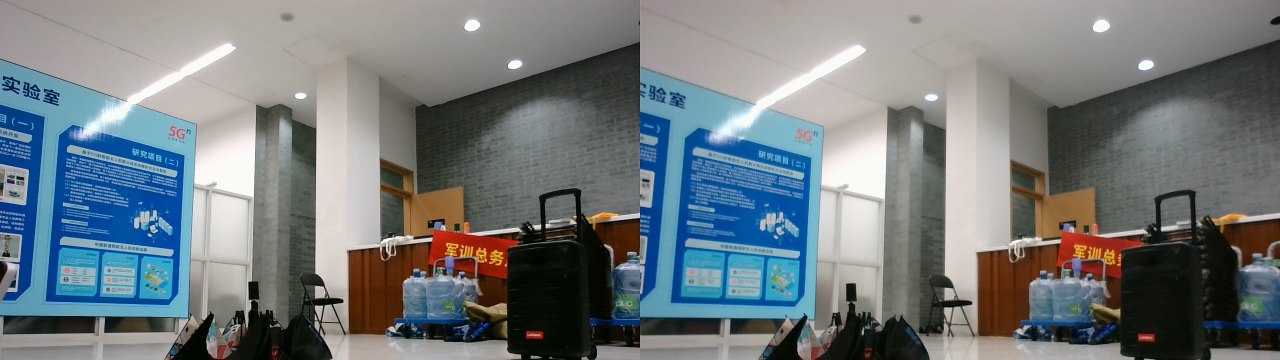
#> input picture Refer/data/img_4.jpg, 2560 x 720 px, found by its file name (shown at 1/2 size)
$ python SGBM.py   (older library calls are emulated)
#> lines starting #> are read from the running program, lines starting #| are printed output that depends on the picture; after the words box and inside, x2 and y2 are one past the last pixel; in counts of white or black regions, pixels touching at a corner belong together
### Refer/stereoconfig_040_2.py
import numpy as np


####################仅仅是一个示例###################################


# 双目相机参数
class stereoCamera(object):
    def __init__(self):
        # 左相机内参
        self.cam_matrix_left = np.array([[986.4572391,1.673607456,651.0717611],[0,1001.238398,535.8195077],[0.,0.,1.]])
        # 右相机内参
        self.cam_matrix_right = np.array([[998.5848065,7.37746018,667.3698587],[0,1006.305891,528.9731771],[0.,0.,1.]])

        # 左右相机畸变系数:[k1, k2, p1, p2, k3]
        self.distortion_l = np.array([[-0.154511565,0.325173292, 0.006934081,0.017466934, -0.340007548]])
        self.distortion_r = np.array([[-0.192887524,0.706728768, 0.004233541,0.021340116,-1.175486913]])

        # 旋转矩阵
        self.R = np.array([[0.999925137,-0.003616734,-0.01168927],
                           [0.003742452,0.999935202,0.010751105],
                           [0.011649629,-0.010794046,0.999873879]])

        # 平移矩阵
        self.T = np.array([-117.3364039,0.277054571,-3.7672413])

        # 焦距
        # self.focal_length = 859.367  # 默认值，一般取立体校正后的重投影矩阵Q中的 Q[2,3]

        # 基线距离
        self.baseline = 119.9578  # 单位：mm， 为平移向量的第一个参数（取绝对值）

### Refer/SGBM.py
# -*- coding: utf-8 -*-
import cv2
import numpy as np
import stereoconfig_040_2
# import pcl

# 预处理
def preprocess(img1, img2):
    # 彩色图->灰度图
    if (img1.ndim == 3):  # 判断为三维数组
        img1 = cv2.cvtColor(img1, cv2.COLOR_BGR2GRAY)  # 通过OpenCV加载的图像通道顺序是BGR
    if (img2.ndim == 3):
        img2 = cv2.cvtColor(img2, cv2.COLOR_BGR2GRAY)

    # 直方图均衡
    img1 = cv2.equalizeHist(img1)
    img2 = cv2.equalizeHist(img2)

    return img1, img2


# 消除畸变
def undistortion(image, camera_matrix, dist_coeff):
    undistortion_image = cv2.undistort(image, camera_matrix, dist_coeff)

    return undistortion_image


# 获取畸变校正和立体校正的映射变换矩阵、重投影矩阵
# @param：config是一个类，存储着双目标定的参数:config = stereoconfig.stereoCamera()
def getRectifyTransform(height, width, config):
    # 读取内参和外参
    left_K = config.cam_matrix_left
    right_K = config.cam_matrix_right
    left_distortion = config.distortion_l
    right_distortion = config.distortion_r
    R = config.R
    T = config.T

    # 计算校正变换
    R1, R2, P1, P2, Q, roi1, roi2 = cv2.stereoRectify(left_K, left_distortion, right_K, right_distortion,
                                                      (width, height), R, T, alpha=0)

    map1x, map1y = cv2.initUndistortRectifyMap(left_K, left_distortion, R1, P1, (width, height), cv2.CV_32FC1)
    map2x, map2y = cv2.initUndistortRectifyMap(right_K, right_distortion, R2, P2, (width, height), cv2.CV_32FC1)

    return map1x, map1y, map2x, map2y, Q


# 畸变校正和立体校正
def rectifyImage(image1, image2, map1x, map1y, map2x, map2y):
    rectifyed_img1 = cv2.remap(image1, map1x, map1y, cv2.INTER_AREA)
    rectifyed_img2 = cv2.remap(image2, map2x, map2y, cv2.INTER_AREA)

    return rectifyed_img1, rectifyed_img2


# 立体校正检验----画线
def draw_line(image1, image2):
    # 建立输出图像
    height = max(image1.shape[0], image2.shape[0])
    width = image1.shape[1] + image2.shape[1]

    output = np.zeros((height, width, 3), dtype=np.uint8)
    output[0:image1.shape[0], 0:image1.shape[1]] = image1
    output[0:image2.shape[0], image1.shape[1]:] = image2

    # 绘制等间距平行线
    line_interval = 50  # 直线间隔：50
    for k in range(height // line_interval):
        cv2.line(output, (0, line_interval * (k + 1)), (2 * width, line_interval * (k + 1)), (0, 255, 0), thickness=2,
                 lineType=cv2.LINE_AA)

    return output


# 视差计算
def stereoMatchSGBM(left_image, right_image, down_scale=False):
    # SGBM匹配参数设置
    if left_image.ndim == 2:
        img_channels = 1
    else:
        img_channels = 3
    blockSize = 3
    paraml = {'minDisparity': 0,
              'numDisparities': 128,
              'blockSize': blockSize,
              'P1': 8 * img_channels * blockSize ** 2,
              'P2': 32 * img_channels * blockSize ** 2,
              'disp12MaxDiff': 1,
              'preFilterCap': 63,
              'uniquenessRatio': 15,
              'speckleWindowSize': 100,
              'speckleRange': 1,
              'mode': cv2.STEREO_SGBM_MODE_SGBM_3WAY
              }

    # 构建SGBM对象
    left_matcher = cv2.StereoSGBM_create(**paraml)
    paramr = paraml
    paramr['minDisparity'] = -paraml['numDisparities']
    right_matcher = cv2.StereoSGBM_create(**paramr)

    # 计算视差图
    size = (left_image.shape[1], left_image.shape[0])
    if down_scale == False:
        disparity_left = left_matcher.compute(left_image, right_image)
        disparity_right = right_matcher.compute(right_image, left_image)

    else:
        left_image_down = cv2.pyrDown(left_image)
        right_image_down = cv2.pyrDown(right_image)
        factor = left_image.shape[1] / left_image_down.shape[1]

        disparity_left_half = left_matcher.compute(left_image_down, right_image_down)
        disparity_right_half = right_matcher.compute(right_image_down, left_image_down)
        disparity_left = cv2.resize(disparity_left_half, size, interpolation=cv2.INTER_AREA)
        disparity_right = cv2.resize(disparity_right_half, size, interpolation=cv2.INTER_AREA)
        disparity_left = factor * disparity_left
        disparity_right = factor * disparity_right

    # 真实视差（因为SGBM算法得到的视差是×16的）
    trueDisp_left = disparity_left.astype(np.float32) / 16.
    trueDisp_right = disparity_right.astype(np.float32) / 16.

    return trueDisp_left, trueDisp_right


# 将h×w×3数组转换为N×3的数组
def hw3ToN3(points):
    height, width = points.shape[0:2]

    points_1 = points[:, :, 0].reshape(height * width, 1)
    points_2 = points[:, :, 1].reshape(height * width, 1)
    points_3 = points[:, :, 2].reshape(height * width, 1)

    points_ = np.hstack((points_1, points_2, points_3))

    return points_


# 深度、颜色转换为点云
def DepthColor2Cloud(points_3d, colors):
    rows, cols = points_3d.shape[0:2]
    size = rows * cols

    points_ = hw3ToN3(points_3d)
    colors_ = hw3ToN3(colors).astype(np.int64)

    # 颜色信息
    blue = colors_[:, 0].reshape(size, 1)
    green = colors_[:, 1].reshape(size, 1)
    red = colors_[:, 2].reshape(size, 1)

    rgb = np.left_shift(blue, 0) + np.left_shift(green, 8) + np.left_shift(red, 16)

    # 将坐标+颜色叠加为点云数组
    pointcloud = np.hstack((points_, rgb)).astype(np.float32)

    # 删掉一些不合适的点
    X = pointcloud[:, 0]
    Y = -pointcloud[:, 1]
    Z = -pointcloud[:, 2]

    remove_idx1 = np.where(Z <= 0)
    remove_idx2 = np.where(Z > 15000)
    remove_idx3 = np.where(X > 10000)
    remove_idx4 = np.where(X < -10000)
    remove_idx5 = np.where(Y > 10000)
    remove_idx6 = np.where(Y < -10000)
    remove_idx = np.hstack(
        (remove_idx1[0], remove_idx2[0], remove_idx3[0], remove_idx4[0], remove_idx5[0], remove_idx6[0]))

    pointcloud_1 = np.delete(pointcloud, remove_idx, 0)

    return pointcloud_1


# [13 lines of commented-out code are left out]


if __name__ == '__main__':

    i = 3
    string = 're'
    # 读取数据集的图片
    img = cv2.imread('D:\GDEE\Project\Refer\data\img_4.jpg')  # 左图
#> img is the input picture: shape (720, 2560, 3); mean B, G, R 124.4, 121.3, 113.8
    iml = img[0:720,0:1280]
    imr = img[0:720,1280:2560]
    height, width = iml.shape[0:2]

    print("width = %d \n" % width)
#| width = 1280
    print("height = %d \n" % height)
#| height = 720

    # 读取相机内参和外参
    config = stereoconfig_040_2.stereoCamera()

    # 立体校正
    map1x, map1y, map2x, map2y, Q = getRectifyTransform(height, width, config)  # 获取用于畸变校正和立体校正的映射矩阵以及用于计算像素空间坐标的重投影矩阵
    iml_rectified, imr_rectified = rectifyImage(iml, imr, map1x, map1y, map2x, map2y)

    print("Print Q!")
    print(Q)
#| [[ 1.00000000e+00  0.00000000e+00  0.00000000e+00 -8.60531342e+02]
#|  [ 0.00000000e+00  1.00000000e+00  0.00000000e+00 -4.76026545e+02]
#|  [ 0.00000000e+00  0.00000000e+00  0.00000000e+00  1.38102901e+03]
#|  [ 0.00000000e+00  0.00000000e+00  8.51809135e-03 -0.00000000e+00]]

    # 绘制等间距平行线，检查立体校正的效果
    line = draw_line(iml_rectified, imr_rectified)
#> after the loop in draw_line, `for k in range(height // line_interval):`:
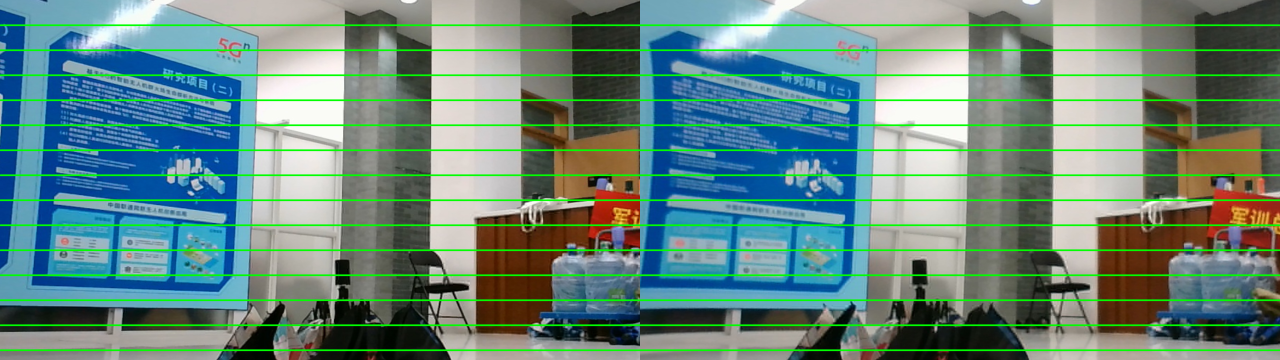
#> output: shape (720, 2560, 3) (shown at 1/2 size); mean B, G, R 126.5, 135.5, 103.8
    cv2.imwrite('./%s检验%d.png' % (string, i), line)

    # 消除畸变
    iml = undistortion(iml, config.cam_matrix_left, config.distortion_l)
    imr = undistortion(imr, config.cam_matrix_right, config.distortion_r)

    # 立体匹配
    iml_, imr_ = preprocess(iml, imr)  # 预处理，一般可以削弱光照不均的影响，不做也可以

    iml_rectified_l, imr_rectified_r = rectifyImage(iml_, imr_, map1x, map1y, map2x, map2y)
#> in rectifyImage (call 2), `rectifyed_img2 = cv2.remap(image2, map2x, map2y, cv2.INTER_AREA)`:
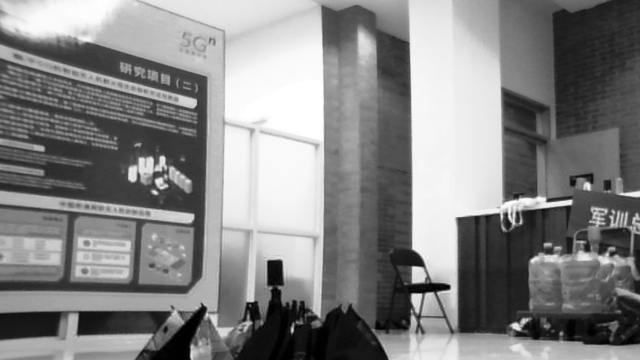
#> rectifyed_img2: shape (720, 1280) (shown at 1/2 size); min 0, max 255, mean 131.9

    disp, _ = stereoMatchSGBM(iml_rectified_l, imr_rectified_r, True)
#> in stereoMatchSGBM, `paramr = paraml`: paramr = 11 items
    cv2.imwrite('./%s视差%d.png' % (string, i), disp)
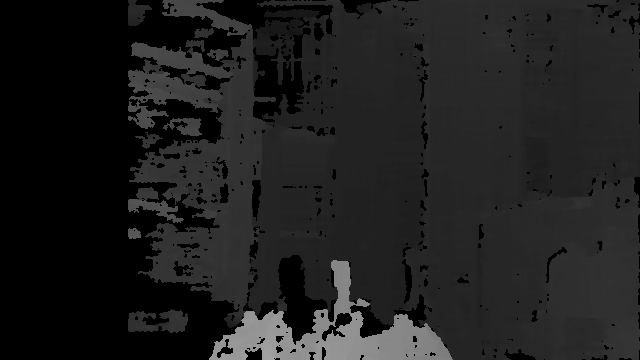
#> saved as re视差3.png: shape (720, 1280) (shown at 1/2 size); min 0, max 164, mean 30.6

    # 计算像素点的3D坐标（左相机坐标系下）
    points_3d = cv2.reprojectImageTo3D(disp, Q)  # 可以使用上文的stereo_config.py给出的参数
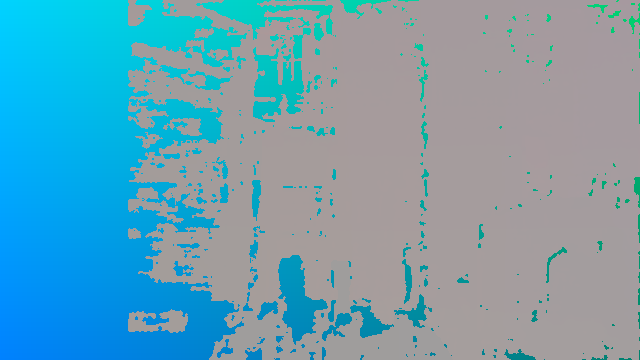
#> points_3d: shape (720, 1280, 3) float32 (shown at 1/2 size); mean of channels 0, 1, 2 11596.8, 1921.7, -24628; drawn with min black and max white


    # points_3d = points_3d

    # 鼠标点击事件
    # [5 lines left out: function onMouse, not called in this run]

        # 显示图片


    cv2.namedWindow("disparity", 0)
    cv2.imshow("disparity", disp)
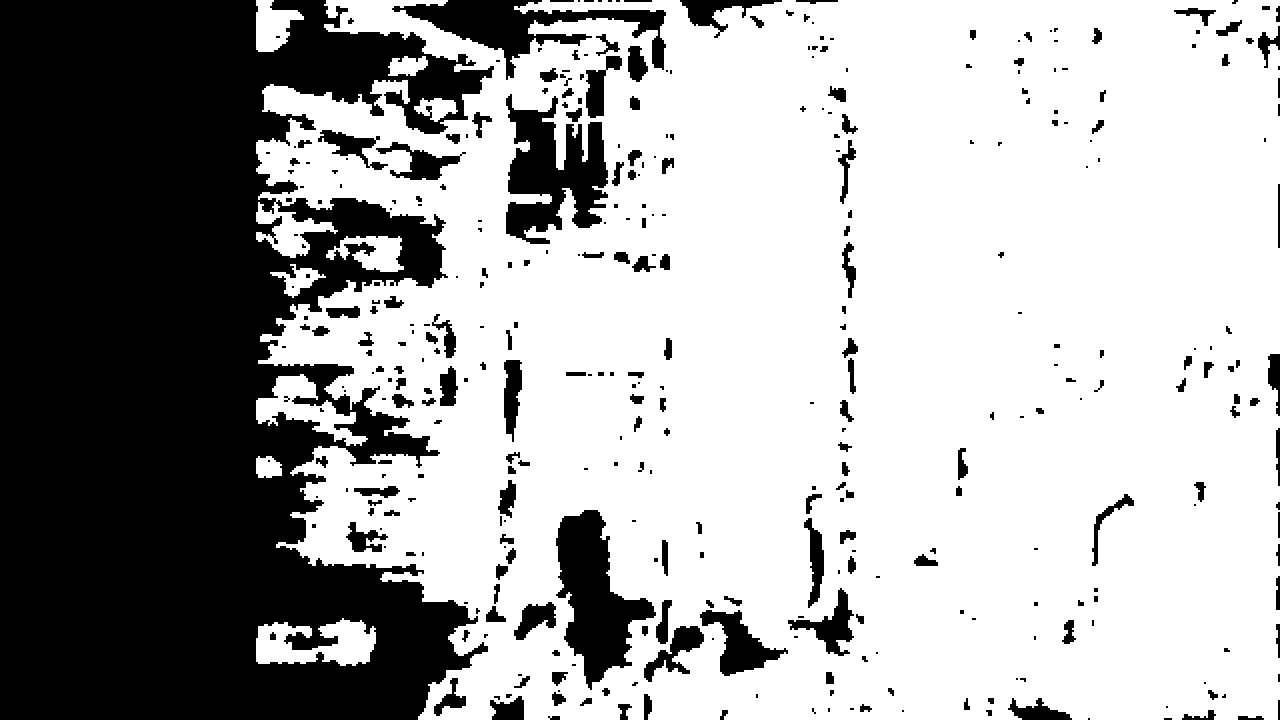
#> window 'disparity': shape (720, 1280); 66.4% white; 375 black regions (154 under 20 px), largest, box (x1, y1, x2, y2) and area: (0, 0, 494, 720) 250736, (506, 94, 608, 244) 8808, (556, 510, 656, 690) 8756
    cv2.setMouseCallback("disparity", onMouse, 0)

    # 构建点云--Point_XYZRGBA格式
    pointcloud = DepthColor2Cloud(points_3d, iml)
#> in DepthColor2Cloud, `pointcloud_1 = np.delete(pointcloud, remove_idx, 0)`: pointcloud_1 = empty array
#> pointcloud = empty array

    # 显示点云
    # view_cloud(pointcloud)

    cv2.waitKey(0)
    cv2.destroyAllWindows()

$ run again, with Refer/data/img_1.jpg copied over Refer/data/img_4.jpg
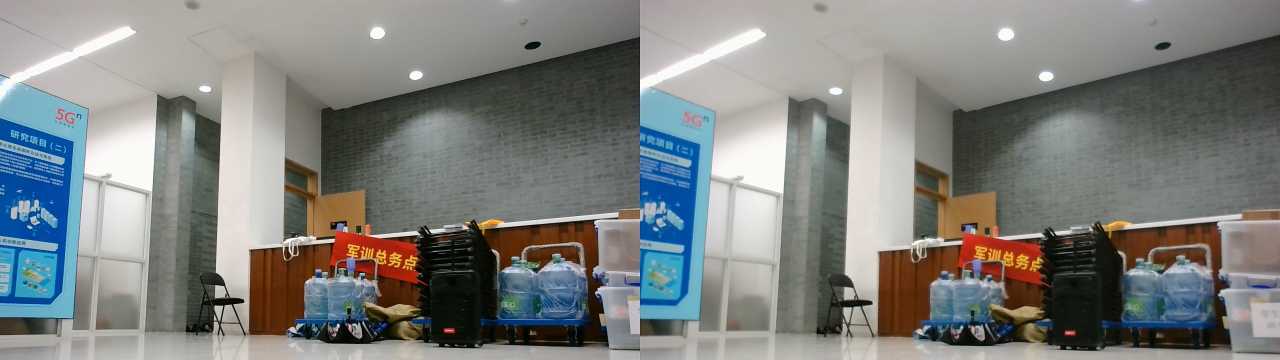
#> input picture Refer/data/img_1.jpg, 2560 x 720 px, found by its file name (shown at 1/2 size)
#> img is the input picture: shape (720, 2560, 3); mean B, G, R 125.7, 128.1, 126
#| width = 1280
#| height = 720
#| [[ 1.00000000e+00  0.00000000e+00  0.00000000e+00 -8.60531342e+02]
#|  [ 0.00000000e+00  1.00000000e+00  0.00000000e+00 -4.76026545e+02]
#|  [ 0.00000000e+00  0.00000000e+00  0.00000000e+00  1.38102901e+03]
#|  [ 0.00000000e+00  0.00000000e+00  8.51809135e-03 -0.00000000e+00]]
#> after the loop in draw_line, `for k in range(height // line_interval):`:
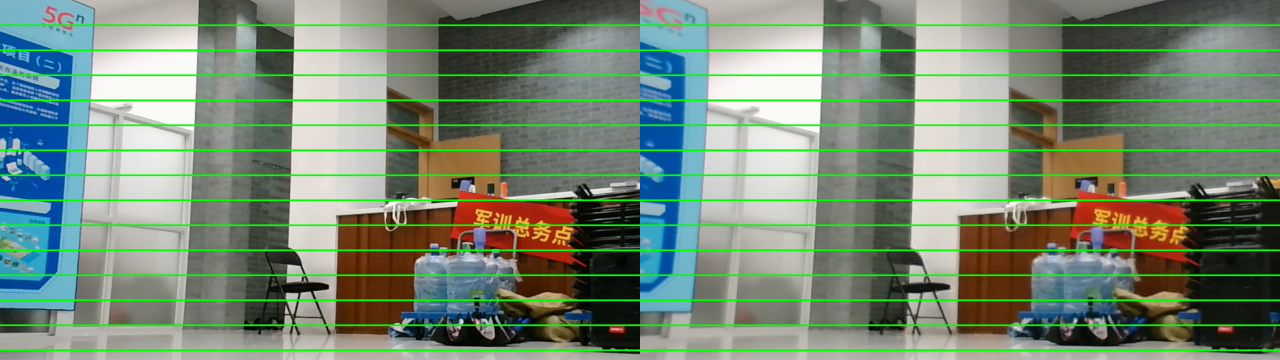
#> output: shape (720, 2560, 3) (shown at 1/2 size); mean B, G, R 116.2, 136.5, 117.7
#> rectifyed_img1: shape (720, 1280)
#> rectifyed_img2: shape (720, 1280)
#> paramr = 11 items
#> points_3d: shape (720, 1280, 3) float32; 0.07% of the values are NaN or infinite; the others: min -81064.5, max 50512, mean -2373.4
#> `cv2.imshow("disparity", disp)`:
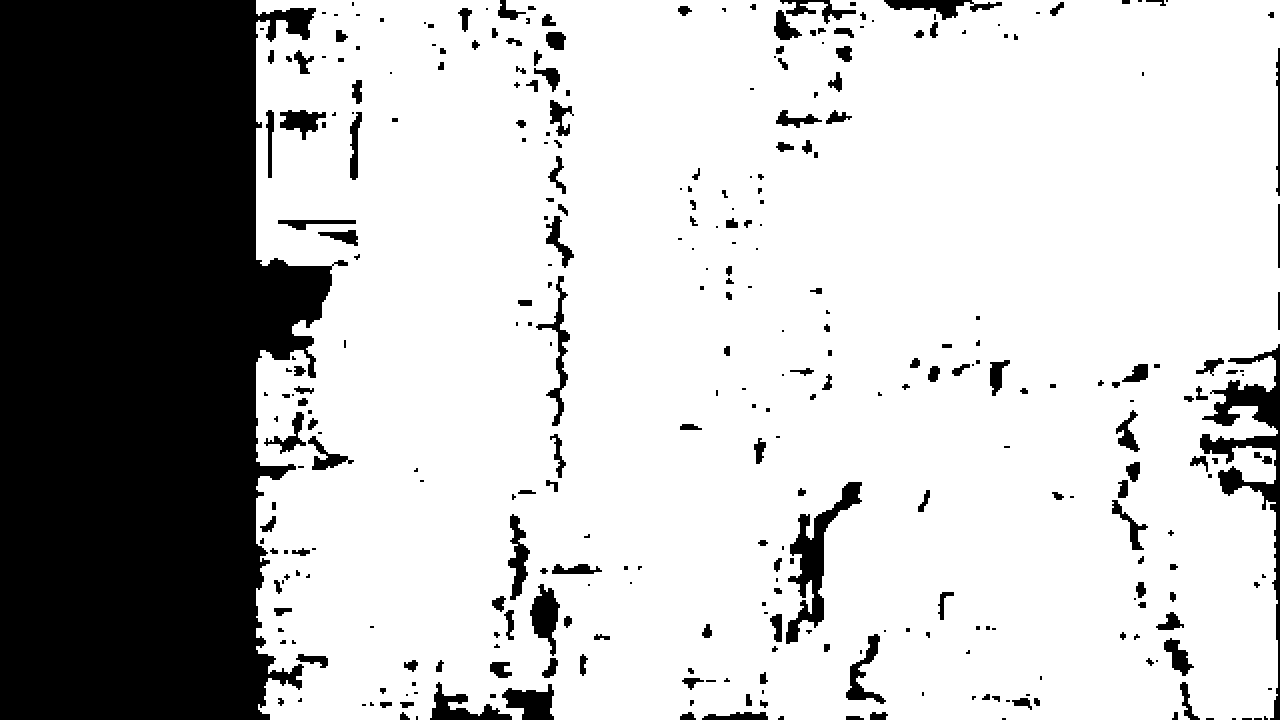
#> window 'disparity': shape (720, 1280); 74.7% white; 336 black regions (126 under 20 px), largest, box (x1, y1, x2, y2) and area: (0, 0, 348, 720) 193492, (1200, 344, 1280, 720) 5592, (786, 482, 862, 644) 3324
#> pointcloud_1 = empty array
